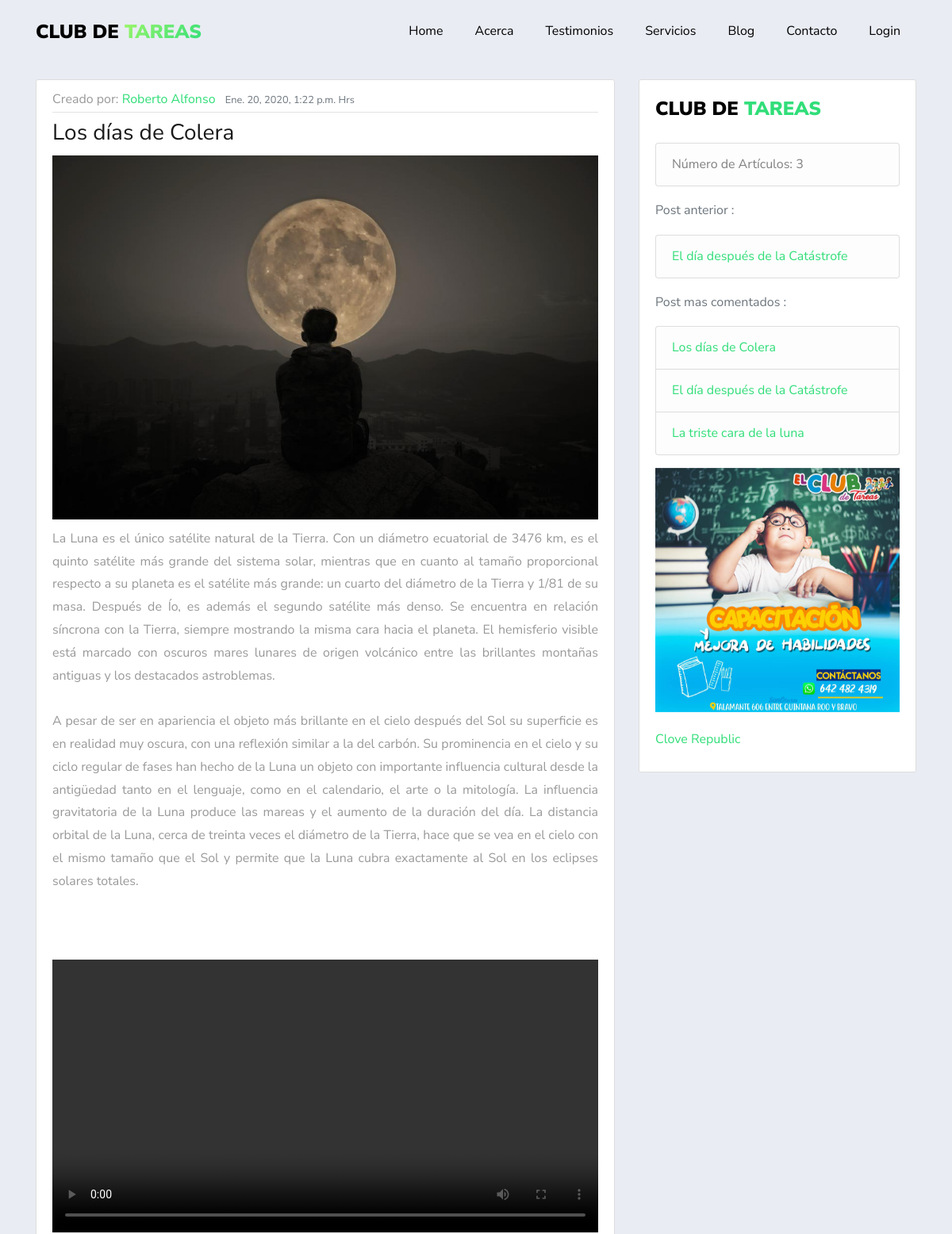
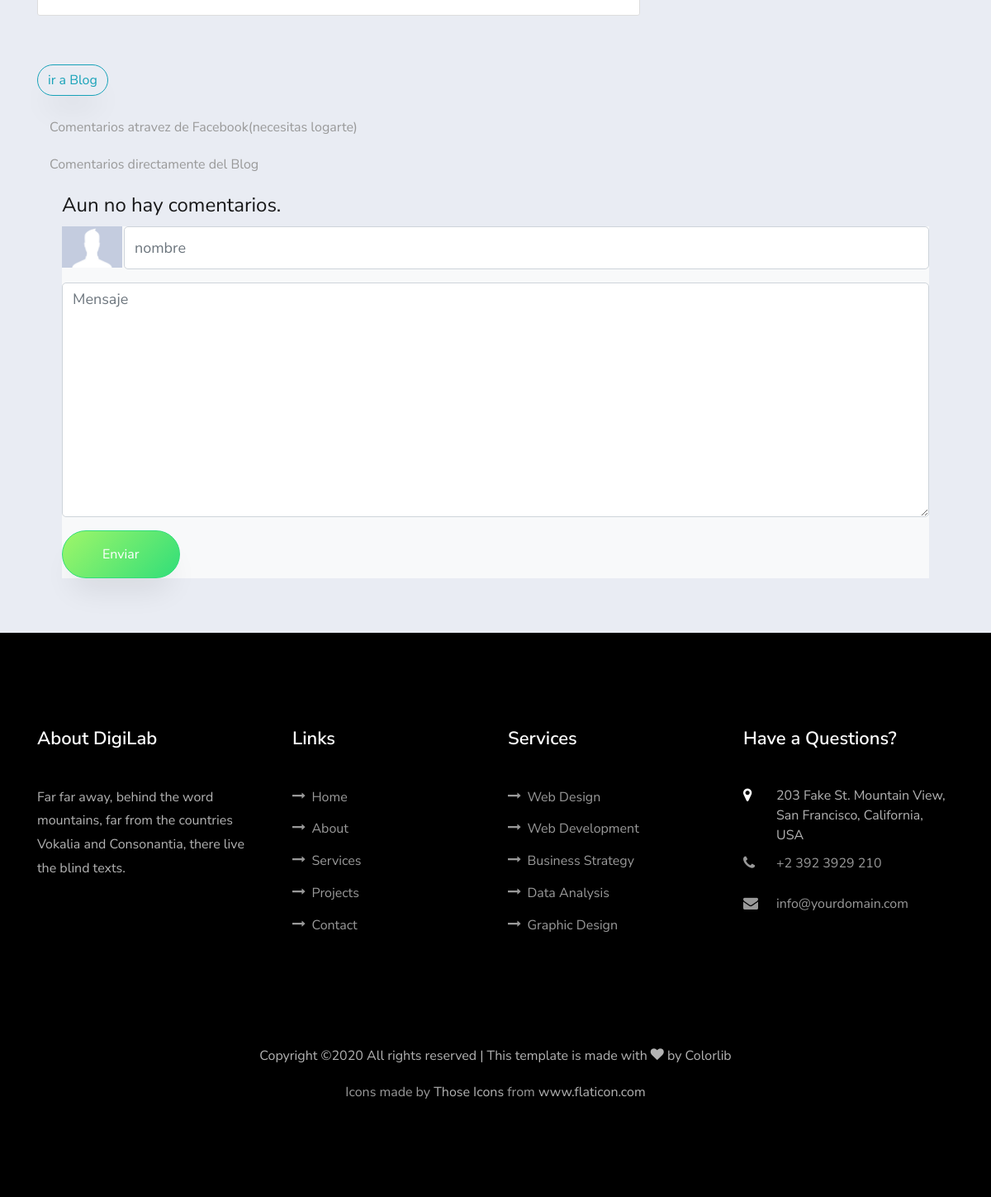
The page /blog/e6dc6b11-410c-4bb4-bbcf-f7908c0b0bb7/ on the database its author committed (2 pictures, top to bottom).
### blog/models.py (models this page shows, shortened)
class Post(models.Model):
    STATUS = (
    (0,'borrador'),
    (1,'publicado')
    )
    id = models.UUIDField(primary_key=True, default=uuid.uuid4, help_text="id del Post")
    titulo = models.CharField(max_length=200,unique=True)
    autor = models.ForeignKey(settings.AUTH_USER_MODEL,on_delete=models.CASCADE,related_name='blog_posts')
    update_on= models.DateTimeField(auto_now=True)
    imagen = models.ImageField(upload_to='post_image/%Y/%m/%d',blank=True)
    video = models.FileField(upload_to='videos/',null=True,blank=True)
    content = models.TextField()
    create_on = models.DateTimeField(auto_now_add=True)
    status = models.IntegerField(choices=STATUS,default=0)
    class Meta:
        ordering = ['-create_on']
    def get_absolute_url(self):
            return reverse('blog:post_detail', kwargs={'id':self.id})

### usuario/models.py (models this page shows, shortened)
class Usuario(AbstractBaseUser):
    imagen       =  models.ImageField(default='default.jpg',upload_to='profile_pics')
    email        =  models.EmailField(max_length=60,unique=True)
    username     =  models.CharField(max_length=30,unique=True)
    nombre       =  models.CharField(max_length=100)
    apellido     =  models.CharField(max_length=100)
    edad         =  models.IntegerField(blank=True, null=True)
    padecimientos = models.TextField(verbose_name="Alergias o padecimientos",blank=True,null=True)
    asistencia = models.CharField(verbose_name="Días de asistencia",max_length=100,blank=True,null=True)
    enfoque = models.CharField(verbose_name="Area en la que guste que se enfocará la atención",max_length=100,blank=True, null=True)
    nombre_de_la_madre =  models.CharField(verbose_name="Nombre de la Madre",max_length=100,blank=True, null=True)
    edad_de_la_madre =  models.IntegerField(verbose_name="Edad",blank=True, null=True)
    ocupacion_de_la_madre = models.CharField(verbose_name="Ocupación",max_length=100,blank=True,null=True)
    numero_de_la_madre   =  models.IntegerField(verbose_name="Número de contacto",blank=True,null=True)
    nombre_del_padre =  models.CharField(verbose_name="Nombre del Padre",max_length=100,blank=True, null=True)
    edad_del_padre =  models.IntegerField(verbose_name="Edad",blank=True, null=True)
    ocupacion_del_padre = models.CharField(verbose_name="Ocupación",max_length=100,blank=True, null=True)
    numero_del_padre    =  models.IntegerField(verbose_name="Número de contacto",blank=True,null=True)
    fecha_nacimiento = models.DateField(verbose_name="Fecha de nacimiento",blank=True, null=True)
    escuela      =  models.CharField(verbose_name="Nombre de la escuela",max_length=60,blank=True, null=True)
    domicilio    =  models.CharField(verbose_name="Domicilio",max_length=150,blank=True, null=True)
    NIVEL_STATUS = (
         ('k','Kinder'),
         ('p','Primaria'),
         ('s','Secundaria'),
         ('b','bachillerato'),
         ('u','universidad'))
    nivel_academico = models.CharField(max_length=1,choices=NIVEL_STATUS,blank=True,verbose_name='Nivel académico del alumno')
    date_joined  =  models.DateTimeField(verbose_name="Fecha de ingreso",auto_now_add=True)
    last_login   =  models.DateTimeField(verbose_name="Ultima fecha de Sesión",auto_now=True)
    is_admin     =  models.BooleanField(verbose_name="¿Es Administrador?",default=False)
    is_active    =  models.BooleanField(verbose_name="¿Esta Acivo?",default=True)
    is_staff     =  models.BooleanField(verbose_name="¿Es parte del Staff?",default=False)
    is_superuser =  models.BooleanField(verbose_name="¿Es Super Usuario?",default=False)
    USERNAME_FIELD  = "username"
    REQUIRED_FIELDS = ["nombre","apellido"]
    objects = MyUsuarioManager()
    def __str__(self):
        return f'{self.nombre}'

### blog/views.py (the view)
# urls.py: path('blog/<uuid:id>/',views.postDetail,name="post_detail"),
def postDetail(request,id):
    post_object = get_object_or_404(Post,id=id)
    comentarios = post_object.comentarios.filter(active=True)
    if request.method == 'POST':
        comment_form = CommentForm(data=request.POST)
        if comment_form.is_valid():
            new_comment = Comentario(post=post_object,nombre=request.POST["nombre"],mensaje=request.POST["mensaje"])
            new_comment.save();
            comment_form.cleaned_data
        return HttpResponseRedirect(post_object.get_absolute_url())
    else:
        comment_form= CommentForm()
    posts = Post.objects.filter(status=1)
    order_post_by_comments = sorted(posts,key= lambda post: len(post.comentarios.filter(active=True)),reverse=True)
    if len(order_post_by_comments) > 5 :
        order_post_by_comments = order_post_by_comments[:6]
    context = {
    'order_post_by_comments': order_post_by_comments,
    'posts': posts,
    'post': post_object,
    'comentarios': comentarios,
    'comment_form':comment_form
    }
    return render(request,'blog/detail_post.html',context)

### blog/forms.py
class CommentForm(forms.Form):
    nombre = forms.CharField(max_length=50,widget=forms.TextInput(attrs={'class': 'form-control','placeholder': 'nombre'}))
    mensaje = forms.CharField(widget=forms.Textarea(attrs={'class': 'form-control','placeholder':'Mensaje'}))

### blog/templates/blog/detail_post.html (shortened to what this page needs)
{% extends 'app/base.html' %}
{% load static %}
{% load embed_video_tags %}
{% load crispy_forms_tags %}
{% block content %}
<section class="ftco-counter img ftco-section ftco-no-pt ftco-no-p" style="padding-bottom:50px">
<div class="container ftco-animate">
<div class="row" style="margin-top:100px">
  <div class="col-12 col-md-8">
  <article class="media content-section">
                    <div class="media-body">
                        <div class="article-metadata">
                            Creado por: <a class="mr-2" href="#">{{ post.autor}}</a>
                            <small class="text-muted">{{ post.create_on }} Hrs</small>
                        </div>
                        <h3>{{ post.titulo }}</h3>
                        {% if post.imagen %}
                                 <img src="{{ post.imagen.url }}" class="img-fluid" alt="Responsive image"
                                    style="margin-bottom : 10px">
                        {% endif %}
                        <p class="article-content" style="text-align: justify">{{post.content}}</p>
                       {% if post.video %}
                              <div style="position:relative; width: 100%; overflow: hidden ;padding-top: 10%;">
                                <video  width="100%" controls>
                                  <source src='{{ post.video.url }}' type='video/mp4'>
                                  </video>
                              </div>
                       {% endif %}
                    </div>
  </article>
  <br>
  <a class="btn btn-outline-info mb-4" style="margin-top: 10px" href="{% url 'blog:blog' %}">ir a Blog</a>
  </div>
  <div class="col-12 col-md-4">
      <div class="content-section">
         <div class="row">
         <div class="col-12">
           <p>
           <a class="navbar-brand" href="index.html"><span style="color: black">Club de </span><span>Tareas</span></a>
             <ul class="list-group">
               <li class="list-group-item list-group-item-light">Número de Artículos: {{ posts | length }} </li>
             </ul>
           </p>
              {% if post.get_previous_by_create_on %}
             <p class="text-muted">Post anterior :
                <ul class="list-group">
                  <li class="list-group-item list-group-item-light">
                      <a href="{{ post.get_previous_by_create_on.get_absolute_url }}">{{ post.get_previous_by_create_on.titulo}}</a>
                  </li>
                </ul>
             </p>
            {% endif%}
             <p class="text-muted">Post mas comentados :
              <ul class="list-group">
                   {% for post in order_post_by_comments %}
                   <li class="list-group-item list-group-item-light">
                       <a href="{{ post.get_absolute_url }}">{{ post.titulo}}</a>
                   </li>
                   {% endfor %}
              </ul>
             </p>
                  </div>
                  <div class="col-12">
                    <div id="carouselExampleSlidesOnly" class="carousel slide" data-ride="carousel">
                     <div class="carousel-inner">
                       <div class="carousel-item active">
                         <img class="d-block w-100" src="{% static 'app/images/club1.jpg' %}" alt="First slide">
                       </div>
                     </div>
                   </div>
                  </div>
                  <div class="col-12" style="margin-top:20px">
                          <div id="fb-container" style="width:100%">
                            <div class="fb-page" data-tabs="timeline" data-href="https://www.facebook.com/cloverepublic/" data-height="300" data-small-header="false" data-adapt-container-width="true" data-hide-cover="false" data-show-facepile="false"><blockquote cite="https://www.facebook.com/cloverepublic/" class="fb-xfbml-parse-ignore"><a href="https://www.facebook.com/cloverepublic/">Clove Republic</a></blockquote></div>
                          </div>
                  </div>
                </div>
      </div>
  </div>
</div>
</div>
<div class="container">
  <div class="row" style="margin:0; padding:0;">
    <div class="col-md-12">
       <p> Comentarios atravez de Facebook(necesitas logarte)</p>
       <p> Comentarios directamente del Blog</p>
        <div class="row" style="padding:0; margin:0">
          <div class="col-12">
              {% for comment in comentarios %}
              <div class="comment" style="margin-bottom: 20px">
                      <ul class="list-group">
                      <li class="list-group-item" style="margin-bottom:1px"><p class="info">{{ comment.nombre }} | {{ comment.created_on }}
                          {{ comment.mensaje|linebreaks }} </p></li>
                      </ul>
               </div>
              {% empty %}
              <h4>Aun no hay comentarios.</h4>
              {% endfor %}
          </div>
            <div class="col-12">
              <form method="POST" class="bg-light  contact-form">
                <div class="row form-group" >
                  <div class="col-2 col-md-1" style="padding-right:2px">
                      <img  height="50px" class="d-block w-100" src="{% static 'app/images/user.jpg' %}" alt="">
                  </div>
                  <div class="col-10 col-md-11" style="padding-left:0">
                  {{ comment_form.nombre}}
                  </div>
                </div>
                <div class="form-group">
                  {{ comment_form.mensaje }}
                </div>
                <div class="form-group">
                  <input type="submit" value="Enviar" class="btn btn-primary py-3 px-5">
                </div>
              </form>
            </div>
        </div>
  </div>
    </div>
</div>
</section>
{%endblock content%}

### app/static/app/css/search.css (style rules this page uses)
.content-section { background: #ffffff; padding: 10px 20px; border: 1px solid #dddddd; border-radius: 3px; margin-bottom: 20px; }
.article-content { white-space: pre-line; }
.article-metadata { padding-bottom: 1px; margin-bottom: 4px; border-bottom: 1px solid #e3e3e3; }

### app/static/app/css/fix.css (style rules this page uses)
body { background:#e9ecf3; }

### rows shown on the page
Post: autor "Roberto Alfonso", create_on "Ene. 20, 2020, 1:22 p.m.", titulo "Los días de Colera", imagen (picture), content "La Luna es el único satélite natural de la Tierra. Con un diámetro ecuatorial de 3476 km, es el quinto satélite más grande del sistema solar, mientras que en cuanto al tamaño proporcional respecto a su planeta es el satélite más grande: un cuarto del diámetro de la Tierra y 1/81 de su masa. Después de Ío, es además el segundo satélite más denso. Se encuentra en relación síncrona con la Tierra, siempre mostrando la misma cara hacia el planeta. El hemisferio visible está marcado con oscuros mares lunares de origen volcánico entre las brillantes montañas antiguas y los destacados astroblemas. A pesar de ser en apariencia el objeto más brillante en el cielo después del Sol su superficie es en…", get_previous_by_create_on.titulo "El día después de la Catástrofe"
Post: titulo "El día después de la Catástrofe"
Post: titulo "La triste cara de la luna"

### other values the page prints
{{ posts | length }} "3"
